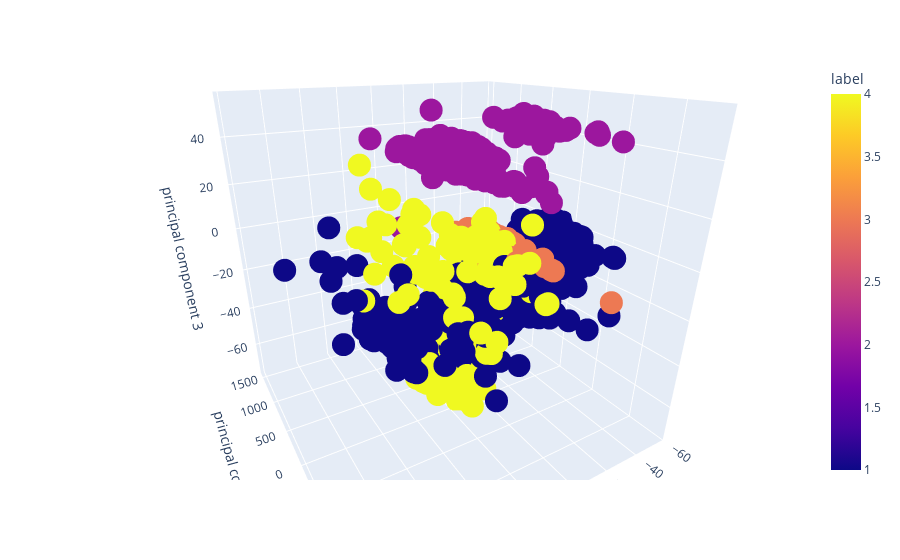

Notebook code cell kept with this figure:
### Code cell
fig = px.scatter_3d(finalDf.sample(10000), x='principal component 1', y='principal component 2', z='principal component 3',
                    color='label')
fig.show()

### Figure 1 — Plotly figure (JSON) as saved in the notebook; plotly's stock layout.template omitted (floating-point values rounded to 4 significant figures; data arrays with more than 128 entries replaced by an {"elided": "..."} marker saying what was removed)
{"data": [{"hovertemplate": "principal component 1=%{x}<br>principal component 2=%{y}<br>principal component 3=%{z}<br>label=%{marker.color}<extra></extra>", "legendgroup": "", "marker": {"color": {"elided": "10000 int values"}, "coloraxis": "coloraxis", "symbol": "circle"}, "mode": "markers", "name": "", "scene": "scene", "showlegend": false, "type": "scatter3d", "x": {"elided": "10000 float values"}, "y": {"elided": "10000 float values"}, "z": {"elided": "10000 float values"}}], "layout": {"autosize": true, "coloraxis": {"colorbar": {"title": {"text": "label"}}, "colorscale": [[0, "#0d0887"], [0.1111, "#46039f"], [0.2222, "#7201a8"], [0.3333, "#9c179e"], [0.4444, "#bd3786"], [0.5556, "#d8576b"], [0.6667, "#ed7953"], [0.7778, "#fb9f3a"], [0.8889, "#fdca26"], [1, "#f0f921"]]}, "legend": {"tracegroupgap": 0}, "margin": {"t": 60}, "scene": {"aspectmode": "auto", "aspectratio": {"x": 1, "y": 1, "z": 1}, "camera": {"center": {"x": 0, "y": 0, "z": 0}, "eye": {"x": -1.218, "y": 0.7149, "z": 0.6188}, "projection": {"type": "perspective"}, "up": {"x": 0, "y": 0, "z": 1}}, "domain": {"x": [0, 1], "y": [0, 1]}, "xaxis": {"title": {"text": "principal component 1"}, "type": "linear"}, "yaxis": {"title": {"text": "principal component 2"}, "type": "linear"}, "zaxis": {"title": {"text": "principal component 3"}, "type": "linear"}}}}
